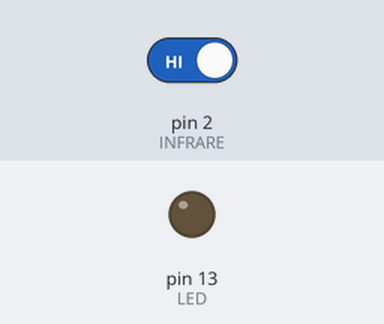
Recording of a sketch running on a simulated Arduino Uno, built with avr-gcc and run on an emulated ATmega328P. On the bench: output pins drawn as LEDs (lit = HIGH). The inputs (shaded band) are chosen by the test bench; at power-on: pin 2 (INFRARE) HIGH.

Above: at 1.2 s.
1.3 s: pin 2 (INFRARE) driven LOW
At 2.5 s:
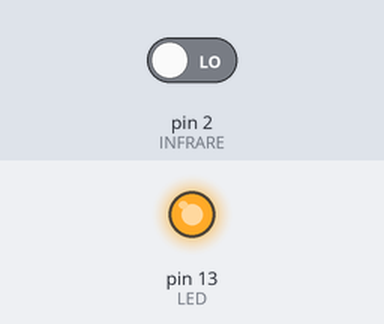
Timing chart, 0 to 4.3 s (numbered marks = the images above; inputs shaded):
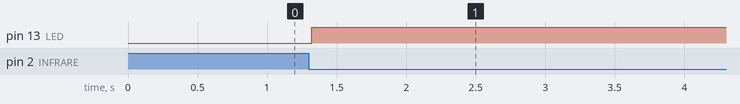

The sketch:

infrared_sensor.ino
```cpp
const int INFRARE = 2;
const int LED = 13;
int state = 0;
int val = 0;
int old_val = 0;

void setup() {
  pinMode(INFRARE, INPUT); //赤外線センサ
  pinMode(LED, OUTPUT);
}

void loop() {
  val = digitalRead(INFRARE); //赤外が来ると0
  if((val == 0) && (old_val == 1)){ //今押されたかつさっきまで押されてなかった
    state = 1 - state;
  }
  old_val = val;
  if(state == 1){
    digitalWrite(LED,HIGH);
  }else{
    digitalWrite(LED,LOW);
  }
  delay(40);
}
```

Measured:
- after the input at 1.3 s, pin 13 (LED): LOW → HIGH at once
